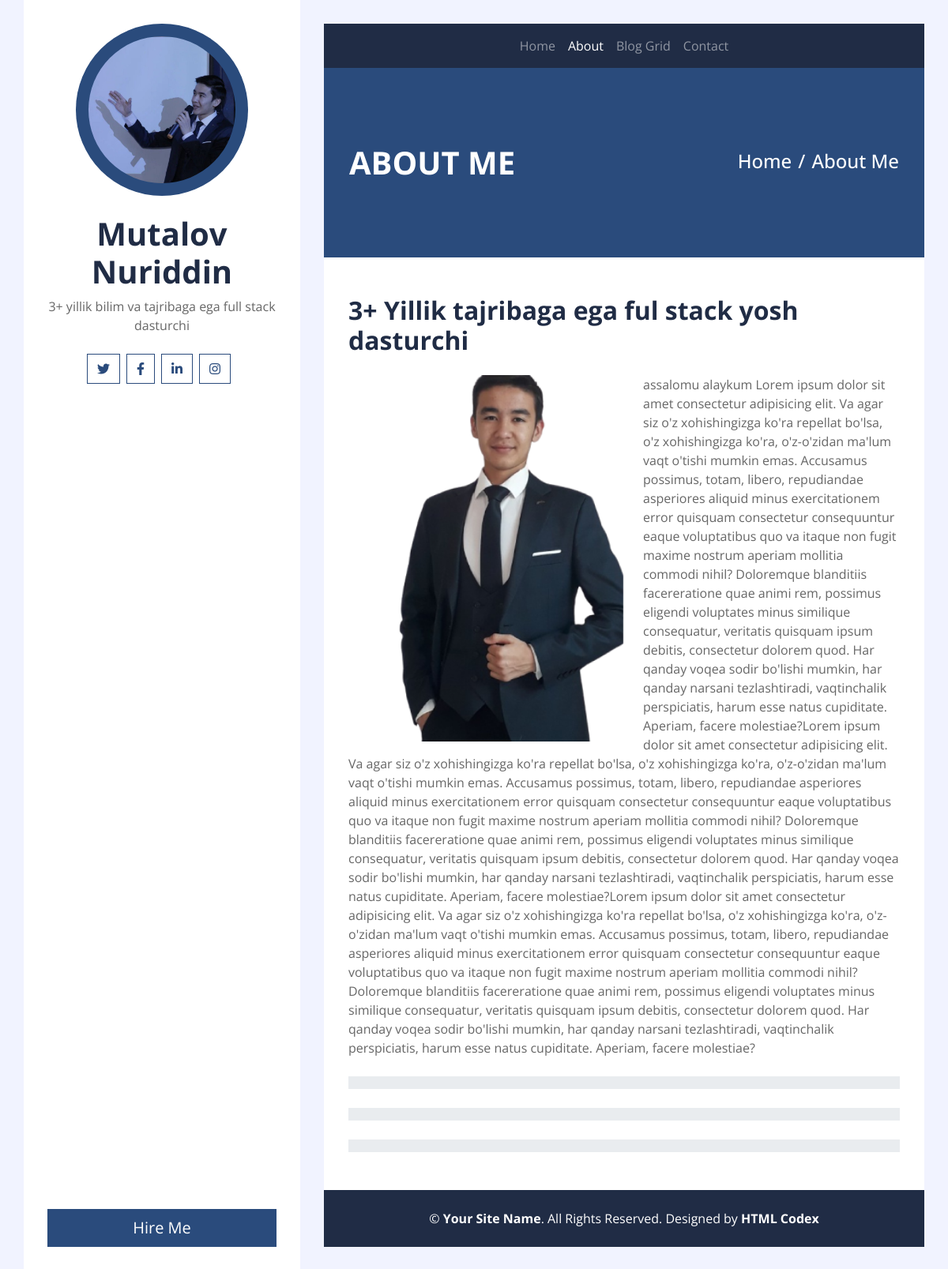
The page /about/ on the database its author committed.
### blog/models.py (models this page shows, shortened)
class Person(models.Model):
    full_name = models.CharField(max_length=255)
    description = models.TextField()
    avatar = models.ImageField(upload_to='avatars/')

class About(models.Model):
    title = models.CharField(max_length=255)
    image = models.ImageField(upload_to="avatars/")
    description = models.TextField()

### blog/views.py (the view)
# urls.py: path('about/', about_page, name="about"),
def about_page(request):
    about = About.objects.all()
    context = {
        'abouts': about
    }
    return render(request, 'about.html', context)

### blog/context_processors.py (called while the page is built)
def categories_processor(request):
    person = Person.objects.all()
    return {'persons': person}

### templates/about.html (shortened to what this page needs)
{% extends 'base.html' %}
{% load static %}
{% block content %}
<div class="content">
    <div class="container p-0">
        <nav class="navbar navbar-expand-lg bg-secondary navbar-dark">
            <div class="collapse navbar-collapse justify-content-between" id="navbarCollapse">
                <div class="navbar-nav m-auto">
                    <a href="{% url 'home' %}" class="nav-item nav-link">Home</a>
                    <a href="{% url 'about' %}" class="nav-item nav-link active">About</a>
                    <a href="{% url 'blog' %}" class="nav-item nav-link">Blog Grid</a>
                    <a href="{% url 'contact' %}" class="nav-item nav-link">Contact</a>
                </div>
            </div>
        </nav>
    </div>
    <div class="container py-5 px-2 bg-primary">
        <div class="row py-5 px-4">
            <div class="col-sm-6 text-center text-md-left">
                <h1 class="mb-3 mb-md-0 text-white text-uppercase font-weight-bold">About Me</h1>
            </div>
            <div class="col-sm-6 text-center text-md-right">
                <div class="d-inline-flex pt-2">
                    <h4 class="m-0 text-white"><a class="text-white" href="{% url 'home' %}">Home</a></h4>
                    <h4 class="m-0 text-white px-2">/</h4>
                    <h4 class="m-0 text-white">About Me</h4>
                </div>
            </div>
        </div>
    </div>
    <div class="container bg-white pt-5">
        <div class="row px-3 pb-5">
            <div class="col-md-12">
                {% for about in abouts %}
                <h2 class="mb-4 font-weight-bold">{{ about.title }}</h2>
                <img class="img-fluid float-left w-50 mr-4 mb-3" src="{{ about.image.url }}" alt="Image">
                <p class="m-0">{{ about.description }}</p>
                {% endfor %}
            </div>
            <div class="col-md-12 pt-4">
                <div class="d-flex flex-column skills">
                    <div class="progress w-100 mb-4">
                    </div>
                    <div class="progress w-100 mb-4">
                    </div>
                    <div class="progress w-100">
                    </div>
                </div>
            </div>
        </div>
    </div>
    <div class="container py-4 bg-secondary text-center">
        <p class="m-0 text-white">
            &copy; <a class="text-white font-weight-bold" href="#">Your Site Name</a>. All Rights Reserved. Designed by
            <a class="text-white font-weight-bold" href="https://htmlcodex.com">HTML Codex</a>
        </p>
    </div>
</div>
{% endblock %}

### templates/base.html (shortened to what this page needs)
{% load static %}
<!DOCTYPE html>
<html lang="en">
<head>
    <link href="https://cdnjs.cloudflare.com/ajax/libs/font-awesome/5.10.0/css/all.min.css" rel="stylesheet">
    <link href="{% static 'css/style.css' %}" rel="stylesheet">
</head>
<body>
    <div class="wrapper">
        <div class="sidebar">
            <div class="sidebar-text d-flex flex-column h-100 justify-content-center text-center">
                {% for i in persons %}
                <img class="mx-auto d-block w-75 bg-primary img-fluid rounded-circle mb-4 p-3" src="{{ i.avatar.url }}"
                    alt="Image">
                <h1 class="font-weight-bold">{{ i.full_name }}</h1>
                <p class="mb-4">{{ i.description }}</p>
                {% endfor %}
                <div class="d-flex justify-content-center mb-5">
                    <a class="btn btn-outline-primary mr-2" href="#"><i class="fab fa-twitter"></i></a>
                    <a class="btn btn-outline-primary mr-2" href="#"><i class="fab fa-facebook-f"></i></a>
                    <a class="btn btn-outline-primary mr-2" href="#"><i class="fab fa-linkedin-in"></i></a>
                    <a class="btn btn-outline-primary mr-2" href="#"><i class="fab fa-instagram"></i></a>
                </div>
                <a href="" class="btn btn-lg btn-block btn-primary mt-auto">Hire Me</a>
            </div>
        </div>
        {% block content %}
        {% endblock %}
    </div>
</body>
</html>

### rows shown on the page
Person: avatar (picture), full_name "Mutalov Nuriddin", description "3+ yillik bilim va tajribaga ega full stack dasturchi"
About: title "3+ Yillik tajribaga ega ful stack yosh dasturchi", image (picture), description "assalomu alaykum Lorem ipsum dolor sit amet consectetur adipisicing elit. Va agar siz o'z xohishingizga ko'ra repellat bo'lsa, o'z xohishingizga ko'ra, o'z-o'zidan ma'lum vaqt o'tishi mumkin emas. Accusamus possimus, totam, libero, repudiandae asperiores aliquid minus exercitationem error quisquam consectetur consequuntur eaque voluptatibus quo va itaque non fugit maxime nostrum aperiam mollitia commodi nihil? Doloremque blanditiis facereratione quae animi rem, possimus eligendi voluptates minus similique consequatur, veritatis quisquam ipsum debitis, consectetur dolorem quod. Har qanday voqea sodir bo'lishi mumkin, har qanday narsani tezlashtiradi, vaqtinchalik perspiciatis, harum esse…"
